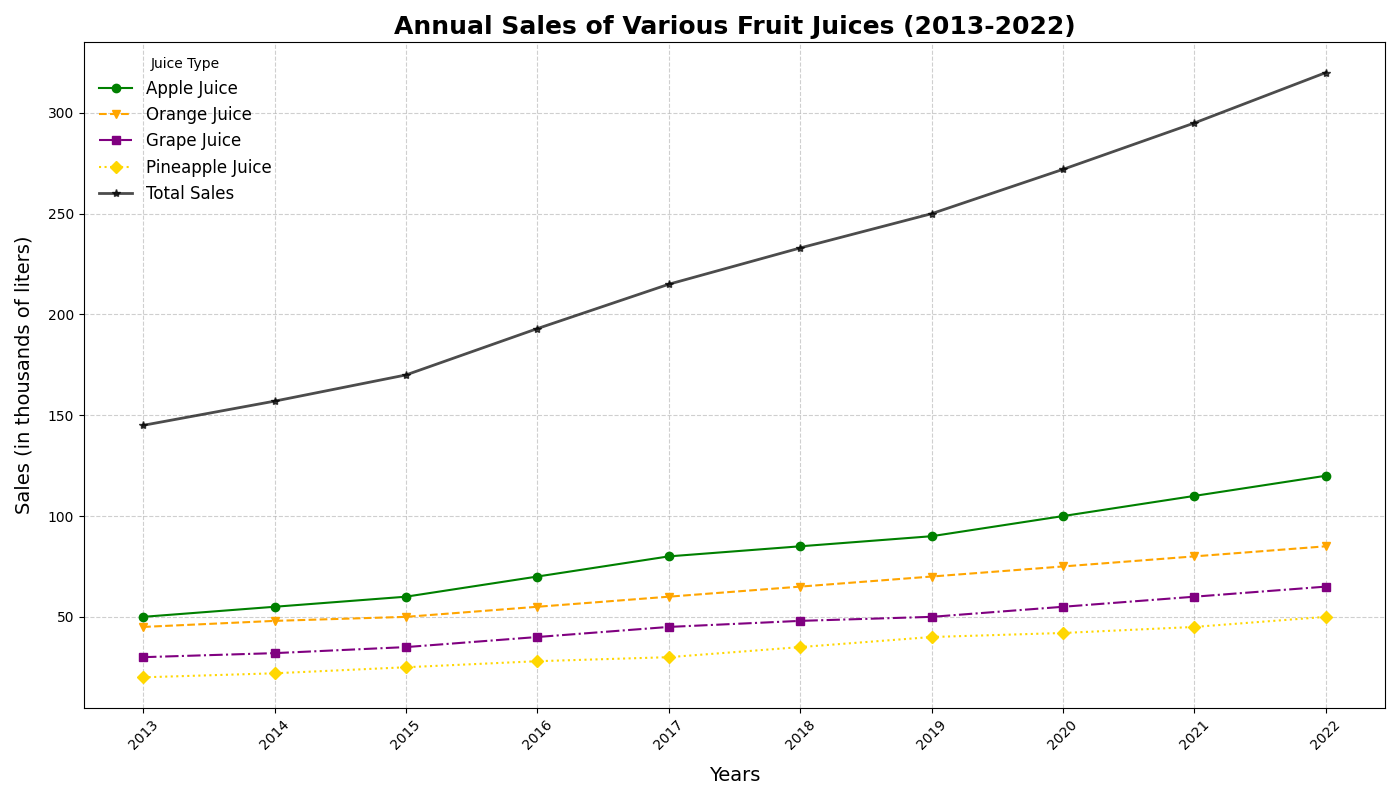

Reproduce this figure in Python.
import matplotlib.pyplot as plt
import numpy as np

# Backstory:
# We are tracking the sales of four different fruit juices (Apple, Orange, Grape, and Pineapple)
# over the last ten years (2013 - 2022). The chart will display the annual sales figures for each
# juice type and the total annual sales.

# Define the time range for the x-axis (years from 2013 to 2022)
years = np.arange(2013, 2023)

# Sales data for each type of fruit juice over the ten years (in thousands of liters)
apple_sales = np.array([50, 55, 60, 70, 80, 85, 90, 100, 110, 120])
orange_sales = np.array([45, 48, 50, 55, 60, 65, 70, 75, 80, 85])
grape_sales = np.array([30, 32, 35, 40, 45, 48, 50, 55, 60, 65])
pineapple_sales = np.array([20, 22, 25, 28, 30, 35, 40, 42, 45, 50])

# Calculate the total annual sales for all juice types combined
total_sales = apple_sales + orange_sales + grape_sales + pineapple_sales

# Create figure and subplots
fig, ax = plt.subplots(figsize=(14, 8))

# Plot the individual sales lines for each juice type
ax.plot(years, apple_sales, marker='o', linestyle='-', color='green', label='Apple Juice')
ax.plot(years, orange_sales, marker='v', linestyle='--', color='orange', label='Orange Juice')
ax.plot(years, grape_sales, marker='s', linestyle='-.', color='purple', label='Grape Juice')
ax.plot(years, pineapple_sales, marker='D', linestyle=':', color='gold', label='Pineapple Juice')

# Plot the total sales line
ax.plot(years, total_sales, marker='*', linestyle='-', linewidth=2, color='black', label='Total Sales', alpha=0.7)

# Set chart title and labels
ax.set_title('Annual Sales of Various Fruit Juices (2013-2022)', fontsize=18, fontweight='bold')
ax.set_xlabel('Years', fontsize=14, labelpad=10)
ax.set_ylabel('Sales (in thousands of liters)', fontsize=14, labelpad=10)

# Customize x-axis ticks
ax.set_xticks(years)
ax.set_xticklabels(years, rotation=45)

# Add gridlines for better readability
ax.grid(True, linestyle='--', alpha=0.6)

# Add legend
ax.legend(title='Juice Type', loc='upper left', fontsize=12, frameon=False)

# Automatically adjust layout
plt.tight_layout()

# Show the plot
plt.show()
